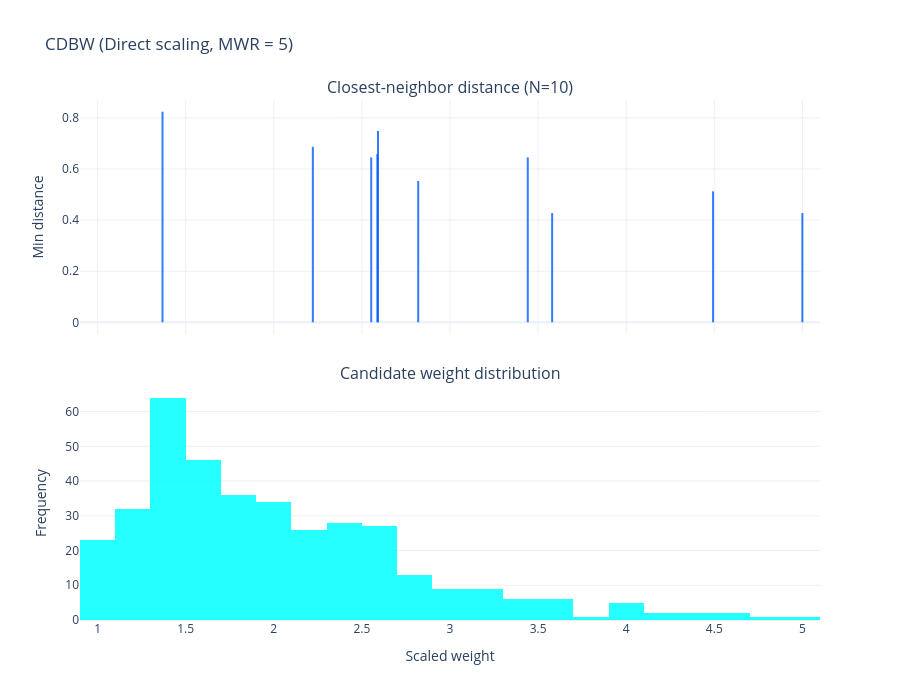

Here is the notebook cell this chart was saved with:
### Code cell
cdbw("direct_mwr", 5)

### Figure 1 — Plotly figure (JSON) as saved in the notebook; plotly's stock layout.template omitted (floating-point values rounded to 4 significant figures; data arrays with more than 128 entries replaced by an {"elided": "..."} marker saying what was removed)
{"data": [{"line": {"color": "rgba(0, 90, 255, 0.80)", "width": 2}, "mode": "lines", "showlegend": false, "type": "scatter", "x": [2.82, 2.82], "xaxis": "x", "y": [0, 0.5531], "yaxis": "y"}, {"line": {"color": "rgba(0, 90, 255, 0.80)", "width": 2}, "mode": "lines", "showlegend": false, "type": "scatter", "x": [2.591, 2.591], "xaxis": "x", "y": [0, 0.7489], "yaxis": "y"}, {"line": {"color": "rgba(0, 90, 255, 0.80)", "width": 2}, "mode": "lines", "showlegend": false, "type": "scatter", "x": [2.553, 2.553], "xaxis": "x", "y": [0, 0.6453], "yaxis": "y"}, {"line": {"color": "rgba(0, 90, 255, 0.80)", "width": 2}, "mode": "lines", "showlegend": false, "type": "scatter", "x": [3.58, 3.58], "xaxis": "x", "y": [0, 0.4274], "yaxis": "y"}, {"line": {"color": "rgba(0, 90, 255, 0.80)", "width": 2}, "mode": "lines", "showlegend": false, "type": "scatter", "x": [2.222, 2.222], "xaxis": "x", "y": [0, 0.6867], "yaxis": "y"}, {"line": {"color": "rgba(0, 90, 255, 0.80)", "width": 2}, "mode": "lines", "showlegend": false, "type": "scatter", "x": [1.368, 1.368], "xaxis": "x", "y": [0, 0.8241], "yaxis": "y"}, {"line": {"color": "rgba(0, 90, 255, 0.80)", "width": 2}, "mode": "lines", "showlegend": false, "type": "scatter", "x": [4.493, 4.493], "xaxis": "x", "y": [0, 0.5125], "yaxis": "y"}, {"line": {"color": "rgba(0, 90, 255, 0.80)", "width": 2}, "mode": "lines", "showlegend": false, "type": "scatter", "x": [2.588, 2.588], "xaxis": "x", "y": [0, 0.6586], "yaxis": "y"}, {"line": {"color": "rgba(0, 90, 255, 0.80)", "width": 2}, "mode": "lines", "showlegend": false, "type": "scatter", "x": [5, 5], "xaxis": "x", "y": [0, 0.4274], "yaxis": "y"}, {"line": {"color": "rgba(0, 90, 255, 0.80)", "width": 2}, "mode": "lines", "showlegend": false, "type": "scatter", "x": [3.441, 3.441], "xaxis": "x", "y": [0, 0.6453], "yaxis": "y"}, {"marker": {"color": "rgba(0, 255, 255, 1.0)"}, "opacity": 0.85, "showlegend": false, "type": "histogram", "x": {"elided": "373 float values"}, "xaxis": "x2", "yaxis": "y2"}], "layout": {"annotations": [{"font": {"size": 16}, "showarrow": false, "text": "Closest-neighbor distance (N=10)", "x": 0.5, "xanchor": "center", "xref": "paper", "y": 1, "yanchor": "bottom", "yref": "paper"}, {"font": {"size": 16}, "showarrow": false, "text": "Candidate weight distribution", "x": 0.5, "xanchor": "center", "xref": "paper", "y": 0.45, "yanchor": "bottom", "yref": "paper"}], "height": 700, "title": {"text": "CDBW (Direct scaling, MWR = 5)"}, "width": 900, "xaxis": {"anchor": "y", "domain": [0, 1], "matches": "x2", "showticklabels": false}, "xaxis2": {"anchor": "y2", "domain": [0, 1], "title": {"text": "Scaled weight"}}, "yaxis": {"anchor": "x", "domain": [0.55, 1], "title": {"text": "Min distance"}}, "yaxis2": {"anchor": "x2", "domain": [0, 0.45], "title": {"text": "Frequency"}}}}
